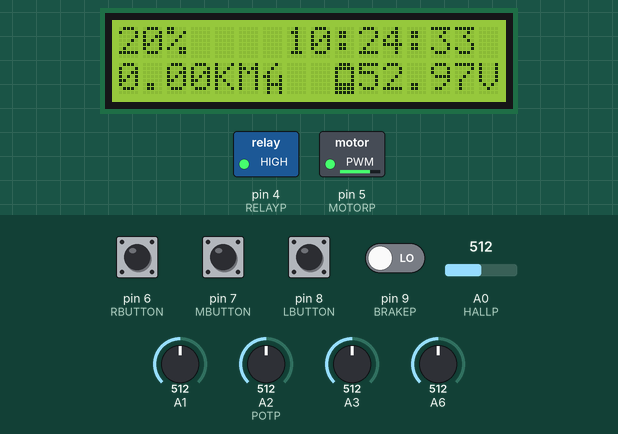
This sketch was run on a simulated Arduino Uno, built with avr-gcc and run on an emulated ATmega328P. On the bench: 16×2 character LCD, switched loads named in the sketch (green lamp = pin HIGH). The test bench sets the inputs (shaded band); at power-on: pin 6 (RBUTTON), pin 7 (MBUTTON), pin 8 (LBUTTON), pin 9 (BRAKEP) LOW, A3 = 512, A2 (POTP) = 512, A0 (HALLP) = 512, A1 = 512, A6 = 512. The local clock reads 2024-03-15 10:24:30 at power-on unless the sketch sets it; EEPROM starts erased; what the sketch prints to the serial monitor is not drawn.

Above: at 3.3 s.
3.4 s: A3 set to 101
At 4.54 s:
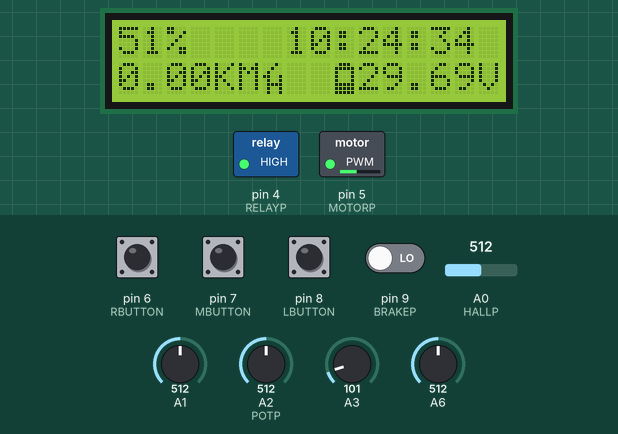
5.2 s: A3 set to 91
At 6.5 s:
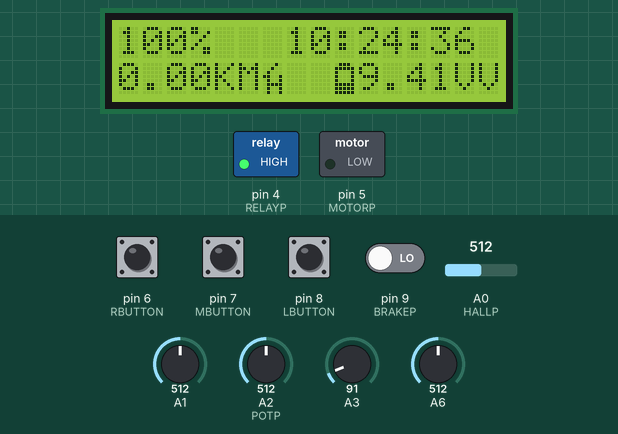
8.2 s: pin 6 (RBUTTON) pulled HIGH for 0.15 s
At 9.5 s:
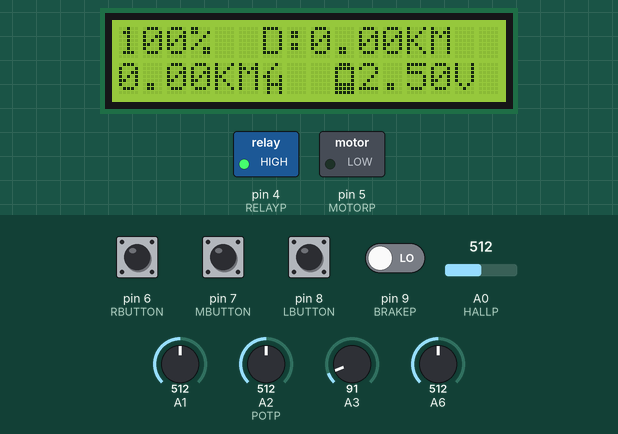
9.9 s: pin 8 (LBUTTON) pulled HIGH for 1 s
At 10.4 s:
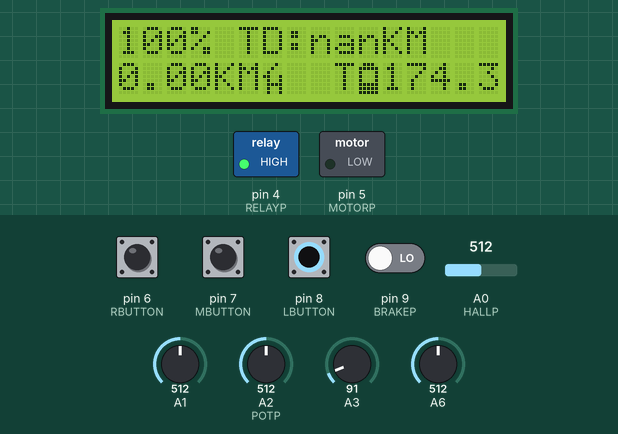
12.4 s: A2 (POTP) set to 666
14.8 s: A2 (POTP) set to 691
At 15.8 s:
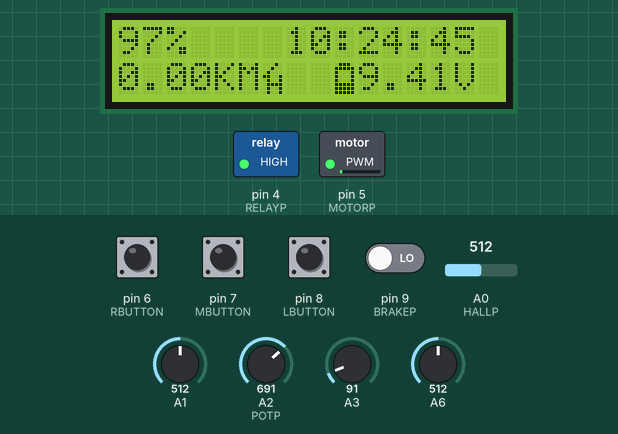
Timing chart, 0 to 17.8 s (numbered marks = the images above; inputs shaded):
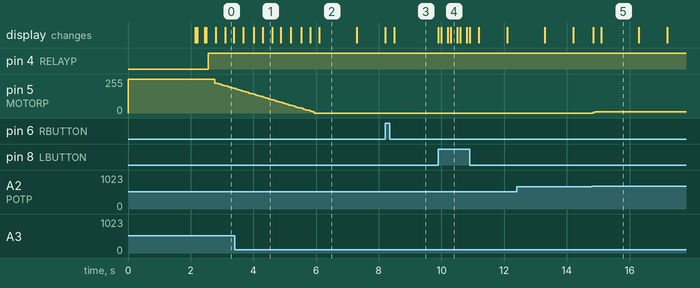

Measured:
- the behaviour switches between 97 and 96 on A3 (found by bisection; images 1 and 2)
- the behaviour switches between 681 and 682 on A2 (POTP) (found by bisection; images 4 and 5)
- after the input at 8.2 s, the display: first differs from a run without the input at once (image 3 shows a later state)
- after the input at 9.9 s, the display: first changes at once (image 4 shows a later state)
- after the input at 14.8 s, pin 5 (MOTORP): 0/255 → 4/255 at once, → 8/255 0.06 s later; the display: first changes at once (image 5 shows a later state)
- what the display in image 2 shows lasts 1.2 s, from 6.1 s to 7.3 s

The sketch:

scooter.ino
```cpp
#include <Wire.h>
#include <DS3231.h>//http://www.rinkydinkelectronics.com/library.php?id=73
#include <LiquidCrystal_I2C.h>//https://github.com/fmalpartida/New-LiquidCrystal
#include <EEPROM.h>


LiquidCrystal_I2C lcd(0x27, 2, 1, 0, 4, 5, 6, 7, 3, POSITIVE); //sets lcd address to 0x27
DS3231 rtc(SDA, SCL);
float totalDist = 0;

//custom lcd chars
byte battery[] = {//battery icon
	B01110,
	B11111,
	B10001,
	B10001,
	B10001,
	B11111,
	B11111,
	B11111 };
byte perH[] = {// per hour char(to fit it on one lcd segment
	B00010,
	B00100,
	B01000,
	B11001,
	B01001,
	B01111,
	B01001,
	B01001 };

byte degree[] = {//degree symbol
  B11000,
  B11011,
  B00100,
  B01000,
  B01000,
  B01000,
  B00100,
  B00011
};


// prints info on lcd, depends on current page
void printLCD(const int& page, const int& power, const float& realV, const float& mVolt, const float& lVolt, const float& tempDist, const float& totalDist, const float& tempB);

//gets main battery, and logic battery voltages
void getVoltages(float& mainV, float& logicV);

//controls motor power, braking and relay(for energy retrieving)
void motorCtrl(const int speed);

//makes speed changes smooth
void optSpeed(const int& decS, int& actS);

//calculates current motor power, and prepares to show it on lcd
int calcPower(int speed);

//reads battery temperature
float kty(unsigned int port);

// reads control buttons states - switches page displayed on lcd, changes lcd backlight state
void switchP(int& page, const unsigned long& nowtime);

//speedometer, based on hall sensor
float getRealV(unsigned long nowtime);

//pin configuration, constants
#define POTP 2 //speed regulator
#define MOTORP 5 //motor(pwm controler)
#define RELAYP 4 //relay pin
#define HALLP 0 //hall sensor pin - for speed meter
#define RBUTTON 6 //right button
#define MBUTTON 7 //middle button
#define LBUTTON 8 //left button
#define BRAKEP 9 //brake button
#define REFRESH 300 //lcd refresh time in milisec
#define MTIME 5000 //real speed refresh time in milisec
#define S_MARGIN 10//speed change margin, for smooth changing
//#define DEBUG

void setup()
{
  //pin setup
	pinMode(RBUTTON, INPUT);
	pinMode(MBUTTON, INPUT);
	pinMode(LBUTTON, INPUT);
	pinMode(BRAKEP, INPUT);
	pinMode(MOTORP, OUTPUT); // motor pwm
	digitalWrite(MOTORP, HIGH);
	pinMode(RELAYP, OUTPUT);
	digitalWrite(RELAYP, LOW); // no connection

	Serial.begin(9600);

  //i2c devices initialization
	rtc.begin(); // Initialize the rtc object
	//rtc.setTime(20, 51, 20);     // sets time
	lcd.begin(16, 2);
	lcd.createChar(0, battery);
	lcd.createChar(1, perH);
	lcd.createChar(2, degree);
	lcd.backlight(); // backlight on
	lcd.setCursor(2, 0);
	lcd.print("CACTUSOFT");//non-existing company - looks more profesional :)
	lcd.setCursor(2, 1);
	lcd.print("ENTERTAINMENT");
 //gets total distance from EEPROM
	EEPROM.get(0, totalDist);
	Serial.println(totalDist);
	delay(2000);
}


//main loop
void loop()
{
	static int page = 1;
	unsigned long nowtime = millis();
	static int decSpeed = 0;
	static int speed = 255; //
	static int power = 0;   //0-100% of motor power (to display)
	static int sspeed = 0;
	static int countspeed = 0;
	static float tempDist = 0;
	static float mainVolt = 0;
	static float logicVolt = 0;
	static unsigned long refreshT = 0;

	int val = analogRead(POTP);          // read the value from potentiometer - desired speed
	//Serial.println(val);

  //desired speed optimization to remove some read errors
	if (val < 680)
		  val = 680;

	sspeed += map(val, 680, 1023, 0, 255); // 255- stay, sum of declared speeds
	countspeed++;

  //some speed optimatimizations to provide speed smooth changes and soft start
	if (countspeed > 100)
	{
		decSpeed = sspeed / countspeed; //average
		optSpeed(decSpeed, speed);
		power = calcPower(speed);
		sspeed = 0; //sum
		countspeed = 0;
	}

	motorCtrl(speed);
	switchP(page, nowtime);

	float realV = getRealV(nowtime);
	getVoltages(mainVolt, logicVolt);

  //lcd refresh - few times per second is enough(it takes quite a lot power)
	if (nowtime - refreshT >= REFRESH)
	{
		float bTemp = kty(1);
		float distance = realV * REFRESH / 1000000 / 3.6;
		tempDist += distance; //current distance
		totalDist += distance;
		printLCD(page, power, realV, mainVolt, logicVolt, tempDist, totalDist, bTemp);
		refreshT = nowtime;
	}

  //saves total distance to eeprom
	static unsigned long lastTime = 0;
	if (nowtime - lastTime > 5000)
	{
		EEPROM.put(0, totalDist);
		lastTime = nowtime;
		//Serial.print("saved ");
	}


#ifdef DEBUG
	static unsigned long lastTimeD = 0;
	static int count = 0;
	count++;
	if (nowtime - lastTimeD > 1000)
	{
		Serial.print("LOOPS PER SEC: ");
		Serial.println(count);
		// EEPROM.put(0, totalDist);//przeniesc
		lastTimeD = nowtime;
		count = 0;
	}
#endif
}


float kty(unsigned int port) {
	float temp = 82;
	ADCSRA = 0x00;
	ADCSRA = (1 << ADEN) | (1 << ADPS2) | (1 << ADPS1) | (1 << ADPS0);
	ADMUX = 0x00;
	ADMUX = (1 << REFS0);
	ADMUX |= port;

	for (int i = 0; i <= 64; i++)
	{
		ADCSRA |= (1 << ADSC);
		while (ADCSRA & (1 << ADSC));
		temp += (ADCL + ADCH * 256);
	}

	temp /= 101;
	temp -= 156;
	return (temp);
}

void optSpeed(const int& decS, int& actS)
{
	if (decS - actS > S_MARGIN) //increase
		actS += 5;
	else if (decS - actS < -S_MARGIN) //decrease
		actS -= 5;
	else
		actS = decS;
}


void motorCtrl(const int speed)
{
	bool brake = digitalRead(BRAKEP);
	static bool braking = false;
	static int state = 0; //0- motor off 1 -on
	if (state &&(speed>235||brake))
	{
		if (brake)
			braking = true;
		Serial.println("Motor OFF");
		analogWrite(MOTORP, 255);
		delay(50);
		state = 0;
		digitalWrite(RELAYP, LOW);
		delay(100);
	}
	else if (speed < 230 && !state && !brake&& !braking)
	{
		Serial.println("Motor ON");
		digitalWrite(RELAYP, HIGH);
		delay(200);
		state = 1;
	}

	if (braking && speed > 235)
		braking = false;


	if (state == 1)
		analogWrite(MOTORP, speed);
	else
		analogWrite(MOTORP, 255); //stay
	//Serial.println(state);
}

int calcPower(int speed)
{
	static bool toClear1 = true;
	static bool toClear2 = true;
	int power = map(speed, 0, 255, 100, 0);
	if (power < 10)
	{
		power = 0;
		if (toClear2)
		{
			lcd.clear();
			toClear2 = false;
		}
	}
	if (power == 100)
		toClear1 = true;

	else if (power >= 10 && power < 100)
	{
		toClear2 = true;

		if (toClear1)
		{
			lcd.clear();
			toClear1 = false;
		}
	}
	return power;
}

void getVoltages(float& mainV, float& logicV)
{
	float vmain = (float)analogRead(3) * 5.0 / 1024.0 / 0.0472; //main battery voltage
	float vlogic = (float)analogRead(6)/1024 * 5.0;           // logic battery voltage
	static float s1 = 0;
	static float s2 = 0;
	static int count = 0;
	s2 += vlogic;
	s1 += vmain;
	count++;

	if (count > 1000)
	{
		mainV = s1 / count;  //main
		logicV = s2 / count; //logic
		count = 0;
		s1 = 0;
		s2 = 0;
	}
}

float getRealV(unsigned long nowtime)
{
	static float Speed = 0;
	static unsigned int counthall = 0;
	static int lasthall = 0;
	static bool hallflag = false;
	static unsigned long lasttime = 0;
	int hall = analogRead(HALLP); //read hall value
								  //Serial.println(hall);
	if (lasthall < 5 && hall < 5 && hallflag)
	{
		counthall++;
		hallflag = false;
	}
	else if (hall > 50 && lasthall > 50)
	{
		hallflag = true; //ready to count/
	}

	lasthall = hall;
	if (nowtime - lasttime > MTIME)
	{
		Speed = (counthall * 2 * 3.14 * 0.08) / 5 * 3.6; // distance in ()
		counthall = 0;
		lasttime = nowtime;
	}
	return Speed;
}

void printLCD(const int& page, const int& power, const float& realV, const float& mVolt, const float& lVolt, const float& tempDist, const float& totalDist, const float & tempB)
{
	lcd.setCursor(0, 0);
	lcd.print(power);
	lcd.print("%");
	lcd.setCursor(0, 1);
	lcd.print(realV);
	lcd.print("KM");
	lcd.write(byte(1));
	switch (page)
	{
	case 1:
		lcd.setCursor(7, 0);
		lcd.print(rtc.getTimeStr());
		lcd.setCursor(9, 1);
		lcd.write(byte(0));
		lcd.print(mVolt);
		lcd.print("V");
		break;
	case 2:
		lcd.setCursor(6, 0);
		lcd.print("D:");
		lcd.print(tempDist); //distance
		lcd.print("KM");
		lcd.setCursor(9, 1);
		lcd.write(byte(0));//battery
		lcd.print(lVolt);
		lcd.print("V");
		break;
	case 3:
		lcd.setCursor(5, 0);
		lcd.print("TD:");
		lcd.print(totalDist, 1); //distance
		lcd.print("KM");
		lcd.setCursor(9, 1);
		lcd.print("T");
		lcd.write(byte(0));
		lcd.print(tempB,1);
		lcd.write(byte(2));
		break;
	}
}

void switchP(int& page, const unsigned long& nowtime)
{
	static unsigned long lasttime = 0;
	static bool backlight = false;
	if (nowtime - lasttime > 300)
	{
		if (digitalRead(LBUTTON))
		{
			page--;
			if (page < 1)
				page = 3;
			lcd.clear();
			lasttime = nowtime;
		}
		if (digitalRead(MBUTTON))
		{
			backlight = !backlight;
			if (backlight)
				lcd.backlight();
			else
				lcd.noBacklight();
			lasttime = nowtime;
		}
		if (digitalRead(RBUTTON))
		{
			page++;
			if (page > 3)
				page = 1;
			lcd.clear();
			lasttime = nowtime;
		}
	}
}

/*
TODO
modes
charging hardware
warnings
case
lights
phisical brake
drive improvment
*/
```
